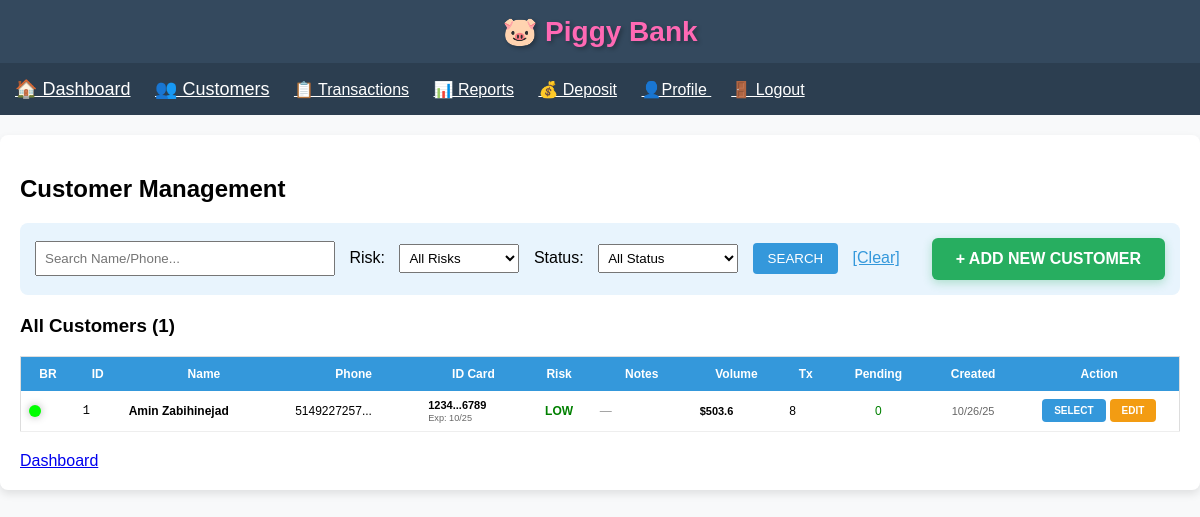
The app's page /customers (signed in) with its own data.
### app.py (models this page shows)
class Client(db.Model):
    id = db.Column(db.Integer, primary_key=True)
    first_name = db.Column(db.String(100), nullable=False)
    last_name = db.Column(db.String(100), nullable=False)
    email = db.Column(db.String(120), nullable=False)
    phone = db.Column(db.String(20), nullable=False)
    apartment = db.Column(db.String(20))
    civic_number = db.Column(db.String(20), nullable=False)
    street = db.Column(db.String(200), nullable=False)
    city = db.Column(db.String(100), nullable=False)
    province = db.Column(db.String(10), nullable=False)
    postal_code = db.Column(db.String(10), nullable=False)
    risk_level = db.Column(db.String(20), default='low risk')
    notes = db.Column(db.Text)
    created_at = db.Column(db.DateTime, default=datetime.utcnow)
    id1_type = db.Column(db.String(50))
    id1_issued_by = db.Column(db.String(100))
    id1_number = db.Column(db.String(50))
    id1_expiry_date = db.Column(db.Date)
    id1_filename = db.Column(db.String(255))
    id1_filesize = db.Column(db.Integer)
    id1_last_download = db.Column(db.DateTime)
    id2_type = db.Column(db.String(50))
    id2_issued_by = db.Column(db.String(100))
    id2_number = db.Column(db.String(50))
    id2_expiry_date = db.Column(db.Date)
    id2_filename = db.Column(db.String(255))
    id2_filesize = db.Column(db.Integer)
    id2_last_download = db.Column(db.DateTime)
    id3_type = db.Column(db.String(50))
    id3_issued_by = db.Column(db.String(100))
    id3_number = db.Column(db.String(50))
    id3_expiry_date = db.Column(db.Date)
    id3_filename = db.Column(db.String(255))
    id3_filesize = db.Column(db.Integer)
    id3_last_download = db.Column(db.DateTime)
    transactions = db.relationship('Transaction', backref='client', lazy=True)

### app.py (the view)
@app.route('/customers')
def customers():
    if 'user_id' not in session: return redirect(url_for('login'))
    return render_template('customers.html', clients_data=calculate_clients_data(), now=datetime.utcnow().date())

### app.py (called while the page is built)
def interpolate_color(volume):
    min_volume = 3000
    max_volume = 10000
    if volume < min_volume: return "#00FF00"
    if volume >= max_volume: return "#FF0000"
    ratio = (volume - min_volume) / (max_volume - min_volume)
    red = int(255 * ratio)
    green = int(255 * (1 - ratio))
    return f"#{red:02X}{green:02X}00"

def convert_to_usd(amount, currency):
    rates = {'CAD': 0.72, 'EUR': 1.08, 'GBP': 1.30, 'IRR': 0.000024}
    return amount * rates.get(currency, 1.0)

### templates/customers.html (shortened to what this page needs)
{% extends "base.html" %}
{% block content %}
<h2>Customer Management</h2>
<div style="background:#e8f4fd; padding:15px; border-radius:8px; margin-bottom:20px;">
    <div style="display: flex; justify-content: space-between; align-items: center; flex-wrap: wrap; gap: 15px;">
        <form method="GET" style="display: inline; flex: 1; min-width: 600px;">
            <input type="text" name="search" placeholder="Search Name/Phone..."
                   value="{{ request.args.get('search', '') }}" style="width:300px; padding:8px; margin-right:10px;">
            Risk: <select name="risk_level" style="margin:0 10px; padding:5px; width:120px;">
                <option value="">All Risks</option>
            </select>
            Status: <select name="tx_status" style="margin:0 10px; padding:5px; width:140px;">
                <option value="">All Status</option>
            </select>
            <input type="submit" value="SEARCH" style="padding:8px 15px; background:#3498db; color:white; border:none; border-radius:4px;">
            <a href="{{ url_for('customers') }}" style="margin-left:10px; color:#3498db;">[Clear]</a>
        </form>
        <a href="{{ url_for('edit_client', client_id='new') }}"
           style="background:#27ae60; color:white; padding:12px 24px; text-decoration:none; border-radius:6px; font-weight:bold; font-size:16px; box-shadow:0 3px 10px rgba(39,174,96,0.3);">
           + ADD NEW CUSTOMER
        </a>
    </div>
</div>
<h3>All Customers ({{ clients_data|length }})</h3>
<table style="width:100%; border-collapse:collapse; font-size:12px; border:1px solid #ddd;">
    <tr style="background:#3498db; color:white;">
        <th style="padding:10px;">BR</th>
        <th style="padding:10px;">ID</th>
        <th style="padding:10px;">Name</th>
        <th style="padding:10px;">Phone</th>
        <th style="padding:10px;">ID Card</th>
        <th style="padding:10px;">Risk</th>
        <th style="padding:10px; width:100px;">Notes</th>
        <th style="padding:10px;">Volume</th>
        <th style="padding:10px;">Tx</th>
        <th style="padding:10px;">Pending</th>
        <th style="padding:10px;">Created</th>
        <th style="padding:10px; width:160px;">Action</th>
    </tr>
    {% for data in clients_data %}
    <tr style="border-bottom:1px solid #eee; {% if data.client.risk_level == 'high risk' or data.client.risk_level == 'on hold' %}background:#fff5f5;{% endif %}">
        <td style="padding:8px;"><span class="led-indicator" style="background-color: {{ data.led_color }};" title="Business Relation: ${{ '%.2f'|format(data.total_volume_usd) }} over past 6 months"></span></td>
        <td style="padding:8px; font-family:monospace;">{{ data.client.id }}</td>
        <td style="padding:8px;"><strong>{{ data.client.first_name }} {{ data.client.last_name }}</strong></td>
        <td style="padding:8px;">{{ data.client.phone[:12] }}...</td>
        <td style="padding:8px; font-size:11px;">
            {% if data.client.id1_number or data.client.id2_number or data.client.id3_number %}
                {% if data.client.id1_number %}
                    <strong>{{ data.client.id1_number[:4] }}...{{ data.client.id1_number[-4:] }}</strong>
                    {% if data.client.id1_expiry_date %}
                        <br><small style="{% if data.client.id1_expiry_date and data.client.id1_expiry_date < now %}color:red;{% else %}color:#666;{% endif %}">
                            Exp: {{ data.client.id1_expiry_date.strftime('%m/%y') }}
                        </small>
                    {% endif %}
                {% elif data.client.id2_number %}
                    <strong>{{ data.client.id2_number[:4] }}...{{ data.client.id2_number[-4:] }}</strong>
                {% elif data.client.id3_number %}
                    <strong>{{ data.client.id3_number[:4] }}...{{ data.client.id3_number[-4:] }}</strong>
                {% endif %}
            {% else %}
                <span style="color:#999;">—</span>
            {% endif %}
        </td>
        <td style="padding:8px; text-align:center; font-weight:bold;">
            {% if data.client.risk_level == 'low risk' %}<span style="color:green;">LOW</span>
            {% elif data.client.risk_level == 'medium risk' %}<span style="color:orange;">MED</span>
            {% elif data.client.risk_level == 'high risk' %}<span style="color:red;">HIGH</span>
            {% else %}<span style="color:red;">HOLD</span>{% endif %}
        </td>
        <td style="padding:8px;">
            {% if data.client.notes %}
                <div style="height:25px; overflow-y:auto; border:1px solid #ddd; padding:2px; background:#f9f9f9; font-size:9px; border-radius:3px;">
                    {{ data.client.notes[:60] }}{% if data.client.notes|length > 60 %}...{% endif %}
                </div>
            {% else %}
                <span style="color:#999; font-style:italic;">—</span>
            {% endif %}
        </td>
        <td style="padding:8px; font-weight:bold; font-size:11px;">${{ "%.1f"|format(data.total_volume_usd) }}</td>
        <td style="padding:8px;">{{ data.transactions_list|length }}</td>
        <td style="padding:8px; text-align:center;">
            {% set pending_tx = data.transactions_list|selectattr('status', 'equalto', 'pending')|list %}
            {% if pending_tx|length > 0 %}
                <span style="color:red; font-weight:bold;">{{ pending_tx|length }}</span>
            {% else %}
                <span style="color:green;">0</span>
            {% endif %}
        </td>
        <td style="padding:8px; font-size:11px; text-align:center; color:#666;">
            {{ data.client.created_at.strftime('%m/%d/%y') }}
        </td>
        <td style="padding:8px;">
            <div style="display: flex; gap: 4px; justify-content: center;">
                <a href="{{ url_for('select_customer', client_id=data.client.id) }}"
                   style="background:#3498db; color:white; padding:6px 12px; text-decoration:none; border-radius:4px; font-size:10px; font-weight:bold; white-space: nowrap;">SELECT</a>
                <a href="{{ url_for('edit_client', client_id=data.client.id) }}"
                   style="background:#f39c12; color:white; padding:6px 12px; text-decoration:none; border-radius:4px; font-size:10px; font-weight:bold; white-space: nowrap;">EDIT</a>
            </div>
        </td>
    </tr>
    {% else %}
    <tr>
        <td colspan="12" style="padding:40px; text-align:center; color:#999; font-size:16px;">
            <div style="font-size:48px; margin-bottom:15px;">No customers found</div>
        </td>
    </tr>
    {% endfor %}
</table>
<div style="margin-top:20px;">
    <a href="{{ url_for('index') }}" style="font-size:16px;">Dashboard</a>
</div>
{% endblock %}

### templates/base.html (style rules this page uses)
* { box-sizing: border-box; }
body { font-family: Arial; margin: 0; padding: 0; background: #f8f9fa; }

### templates/customers.html (style rules this page uses)
.led-indicator { display: inline-block; width: 12px; height: 12px; border-radius: 50%; box-shadow: 0 0 8px rgba(0, 0, 0, 0.3); vertical-align: middle; margin-right: 5px; }

### records on screen
Client: client.id "1", client.first_name "Amin", client.last_name "Zabihinejad", client "5149227257", client "1234", client "6789", client.id1_expiry_date "10/25", client.created_at "10/26/25"

### other values on screen
{{ clients_data|length }} "1"
{{ "%.1f"|format(data.total_volume_usd) }} "503.6"
{{ data.transactions_list|length }} "8"
